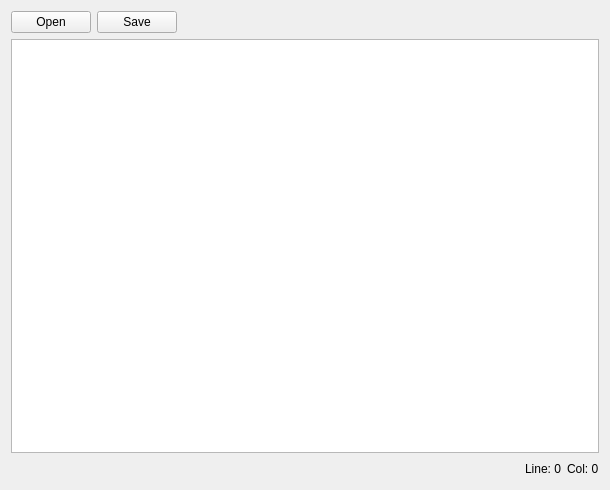
<?xml version="1.0" encoding="UTF-8"?>
<ui version="4.0">
 <class>QueryEditor</class>
 <widget class="QWidget" name="QueryEditor">
  <property name="geometry">
   <rect>
    <x>0</x>
    <y>0</y>
    <width>610</width>
    <height>490</height>
   </rect>
  </property>
  <property name="windowTitle">
   <string>Form</string>
  </property>
  <layout class="QVBoxLayout" name="verticalLayout">
   <item>
    <layout class="QHBoxLayout" name="horizontalLayout">
     <item>
      <widget class="QPushButton" name="openBttn">
       <property name="text">
        <string>Open</string>
       </property>
      </widget>
     </item>
     <item>
      <widget class="QPushButton" name="saveBttn">
       <property name="text">
        <string>Save</string>
       </property>
      </widget>
     </item>
     <item>
      <spacer name="horizontalSpacer">
       <property name="orientation">
        <enum>Qt::Horizontal</enum>
       </property>
       <property name="sizeHint" stdset="0">
        <size>
         <width>40</width>
         <height>20</height>
        </size>
       </property>
      </spacer>
     </item>
    </layout>
   </item>
   <item>
    <widget class="QTextEdit" name="textEdit"/>
   </item>
   <item>
    <layout class="QHBoxLayout" name="horizontalLayout_2">
     <item>
      <spacer name="horizontalSpacer_2">
       <property name="orientation">
        <enum>Qt::Horizontal</enum>
       </property>
       <property name="sizeHint" stdset="0">
        <size>
         <width>40</width>
         <height>20</height>
        </size>
       </property>
      </spacer>
     </item>
     <item>
      <widget class="QLabel" name="lineLabel">
       <property name="text">
        <string>Line: 0</string>
       </property>
      </widget>
     </item>
     <item>
      <widget class="QLabel" name="colLabel">
       <property name="text">
        <string>Col: 0</string>
       </property>
      </widget>
     </item>
    </layout>
   </item>
  </layout>
 </widget>
 <resources/>
 <connections/>
</ui>
